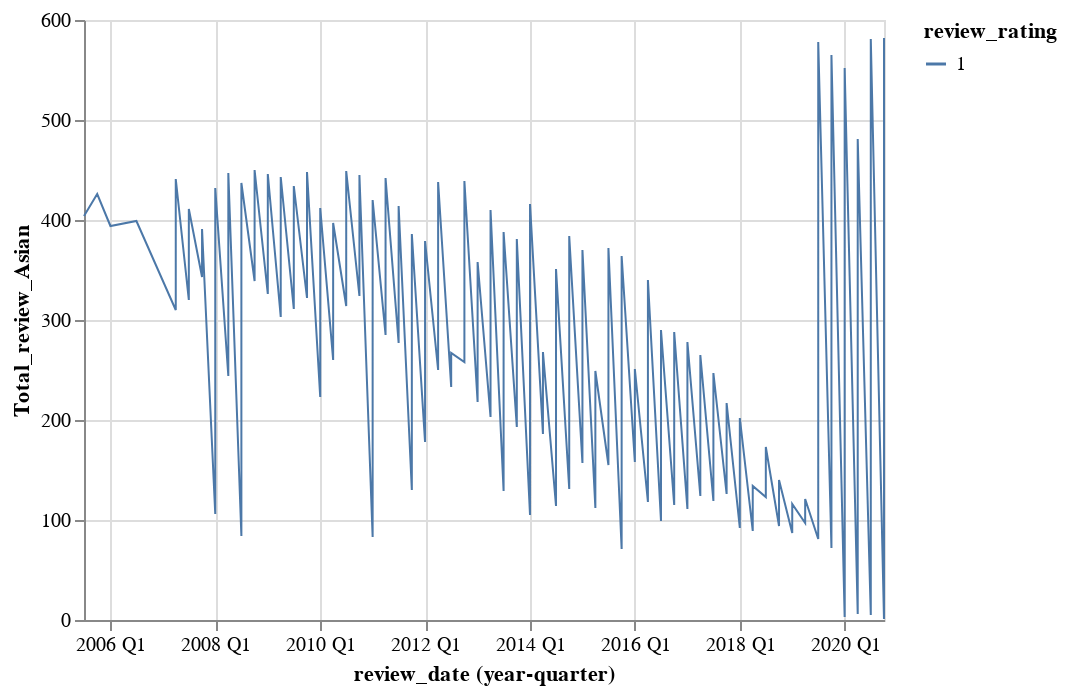

Notebook source saved alongside this figure:
### Code cell
category_trend('Asian')

### Figure 1 — Vega-Lite specification as saved in the notebook (floating-point values rounded to 4 significant figures; data arrays with more than 128 entries replaced by an {"elided": "..."} marker saying what was removed)
{"config": {"view": {"continuousWidth": 400, "continuousHeight": 300}}, "data": {"name": "data-b6fcc69537512b4d0484a39f91109654"}, "mark": {"type": "line", "size": 1}, "encoding": {"color": {"type": "nominal", "field": "review_rating"}, "x": {"type": "temporal", "field": "review_date", "timeUnit": "yearquarter"}, "y": {"type": "quantitative", "field": "Total_review_Asian"}}, "transform": [{"window": [{"op": "count", "field": "review_rating", "as": "Total_review_Asian"}]}], "$schema": "https://vega.github.io/schema/vega-lite/v4.8.1.json", "datasets": {"data-b6fcc69537512b4d0484a39f91109654": {"elided": "582 records"}}}
